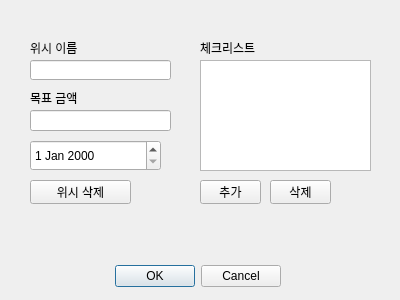
<?xml version="1.0" encoding="UTF-8"?>
<ui version="4.0">
 <class>WishDialog</class>
 <widget class="QDialog" name="WishDialog">
  <property name="geometry">
   <rect>
    <x>0</x>
    <y>0</y>
    <width>400</width>
    <height>300</height>
   </rect>
  </property>
  <property name="windowTitle">
   <string>Dialog</string>
  </property>
  <widget class="QDialogButtonBox" name="buttonBox">
   <property name="geometry">
    <rect>
     <x>-60</x>
     <y>260</y>
     <width>341</width>
     <height>32</height>
    </rect>
   </property>
   <property name="orientation">
    <enum>Qt::Orientation::Horizontal</enum>
   </property>
   <property name="standardButtons">
    <set>QDialogButtonBox::StandardButton::Cancel|QDialogButtonBox::StandardButton::Ok</set>
   </property>
  </widget>
  <widget class="QDateEdit" name="dateEdit">
   <property name="geometry">
    <rect>
     <x>30</x>
     <y>140</y>
     <width>131</width>
     <height>31</height>
    </rect>
   </property>
  </widget>
  <widget class="QListWidget" name="checklist">
   <property name="geometry">
    <rect>
     <x>200</x>
     <y>60</y>
     <width>171</width>
     <height>111</height>
    </rect>
   </property>
  </widget>
  <widget class="QLineEdit" name="balanceEdit">
   <property name="geometry">
    <rect>
     <x>30</x>
     <y>110</y>
     <width>141</width>
     <height>21</height>
    </rect>
   </property>
  </widget>
  <widget class="QLineEdit" name="nameEdit">
   <property name="geometry">
    <rect>
     <x>30</x>
     <y>60</y>
     <width>141</width>
     <height>20</height>
    </rect>
   </property>
   <property name="text">
    <string/>
   </property>
  </widget>
  <widget class="QPushButton" name="btnadd">
   <property name="geometry">
    <rect>
     <x>200</x>
     <y>180</y>
     <width>61</width>
     <height>24</height>
    </rect>
   </property>
   <property name="text">
    <string>추가</string>
   </property>
  </widget>
  <widget class="QPushButton" name="btndelete">
   <property name="geometry">
    <rect>
     <x>270</x>
     <y>180</y>
     <width>61</width>
     <height>24</height>
    </rect>
   </property>
   <property name="text">
    <string>삭제</string>
   </property>
  </widget>
  <widget class="QPushButton" name="pushButton">
   <property name="geometry">
    <rect>
     <x>30</x>
     <y>180</y>
     <width>101</width>
     <height>24</height>
    </rect>
   </property>
   <property name="text">
    <string>위시 삭제</string>
   </property>
  </widget>
  <widget class="QLabel" name="label">
   <property name="geometry">
    <rect>
     <x>30</x>
     <y>40</y>
     <width>51</width>
     <height>16</height>
    </rect>
   </property>
   <property name="text">
    <string>위시 이름</string>
   </property>
  </widget>
  <widget class="QLabel" name="label_2">
   <property name="geometry">
    <rect>
     <x>30</x>
     <y>90</y>
     <width>51</width>
     <height>16</height>
    </rect>
   </property>
   <property name="text">
    <string>목표 금액</string>
   </property>
  </widget>
  <widget class="QLabel" name="label_3">
   <property name="geometry">
    <rect>
     <x>200</x>
     <y>40</y>
     <width>61</width>
     <height>16</height>
    </rect>
   </property>
   <property name="text">
    <string>체크리스트</string>
   </property>
  </widget>
 </widget>
 <resources/>
 <connections>
  <connection>
   <sender>buttonBox</sender>
   <signal>accepted()</signal>
   <receiver>WishDialog</receiver>
   <slot>accept()</slot>
   <hints>
    <hint type="sourcelabel">
     <x>248</x>
     <y>254</y>
    </hint>
    <hint type="destinationlabel">
     <x>157</x>
     <y>274</y>
    </hint>
   </hints>
  </connection>
  <connection>
   <sender>buttonBox</sender>
   <signal>rejected()</signal>
   <receiver>WishDialog</receiver>
   <slot>reject()</slot>
   <hints>
    <hint type="sourcelabel">
     <x>316</x>
     <y>260</y>
    </hint>
    <hint type="destinationlabel">
     <x>286</x>
     <y>274</y>
    </hint>
   </hints>
  </connection>
 </connections>
</ui>
